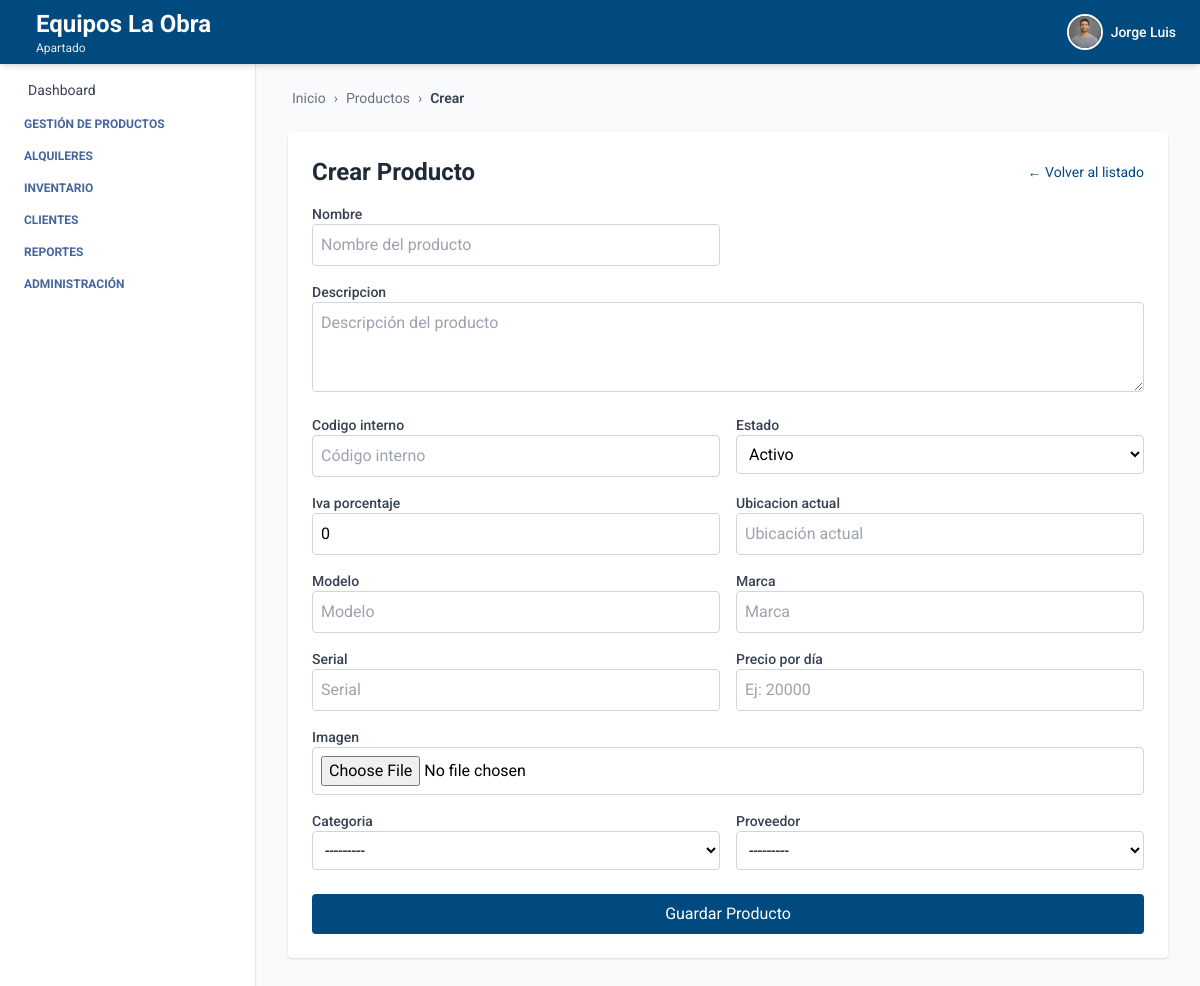
Page /productos/crear/ (signed in) on the committed database.
### autenticacion/models.py (models this page shows, shortened)
class Usuario(AbstractUser):
    telefono = models.CharField(max_length=20, blank=True, null=True)
    empresa = models.ForeignKey(Empresa, on_delete=models.SET_NULL, null=True, blank=True)
    sucursal = models.ForeignKey(Sucursal, on_delete=models.SET_NULL, null=True, blank=True)
    rol = models.ForeignKey(Rol, on_delete=models.SET_NULL, null=True, blank=True)
    ESTADOS = [
        ("activo", "Activo"),
        ("inactivo", "Inactivo"),
    ]
    estado = models.CharField(max_length=10, choices=ESTADOS, default="activo")
    foto_perfil = models.ImageField(upload_to='usuarios/img/', blank=True, null=True)
    groups = models.ManyToManyField(
        Group,
        related_name='usuarios',  # Evita conflicto con 'user_set'
        blank=True,
        help_text='The groups this user belongs to.',
        verbose_name='groups'
    )
    user_permissions = models.ManyToManyField(
        Permission,
        related_name='usuarios',  # Evita conflicto con 'user_set'
        blank=True,
        help_text='Specific permissions for this user.',
        verbose_name='user permissions'
    )

### empresa/models.py (models this page shows, shortened)
class Empresa(models.Model):
    ESTADOS = [
        ("activo", "Activo"),
        ("inactivo", "Inactivo"),
    ]
    nombre = models.CharField(max_length=100)
    nit = models.CharField(max_length=50, unique=True)
    ciudad = models.CharField(max_length=100, blank=True, null=True)
    direccion = models.CharField(max_length=255, blank=True, null=True)
    departamento = models.CharField(max_length=100, blank=True, null=True)
    telefono = models.CharField(max_length=20, blank=True, null=True)
    estado = models.CharField(max_length=20, choices=ESTADOS, default="activo")
    logo = models.ImageField(upload_to='empresas/img/', blank=True, null=True)

class Sucursal(models.Model):
    ESTADOS = [
        ("activo", "Activo"),
        ("inactivo", "Inactivo"),
    ]
    empresa = models.ForeignKey(Empresa, related_name='sucursales', on_delete=models.CASCADE)
    nombre = models.CharField(max_length=100)
    ciudad = models.CharField(max_length=100)
    direccion = models.CharField(max_length=255)
    departamento = models.CharField(max_length=100, blank=True, null=True)
    telefono = models.CharField(max_length=20, blank=True, null=True)
    estado = models.CharField(max_length=20, choices=ESTADOS, default="activo")

### producto/views_producto.py (the view, shortened to what this page needs)
# urls.py: path('crear/', ProductoCreateView.as_view(), name='crear_producto'),
class ProductoCreateView(LoginRequiredMixin, BreadcrumbMixin, CreateView):
    model = Producto
    form_class = ProductoForm
    template_name = 'producto_crear.html'
    success_url = reverse_lazy('producto_list')
    breadcrumb_items = [
        ("Productos", reverse_lazy("producto_list")),
        ("Crear", None)
    ]
    def get_form_kwargs(self):
        kwargs = super().get_form_kwargs()
        kwargs['user'] = self.request.user
        return kwargs

### core/views.py (called while the page is built)
    def get_context_data(self, **kwargs):
        context = super().get_context_data(**kwargs)
        context["home"] = self.home_url
        context["breadcrumb_items"] = self.breadcrumb_items
        return context

### producto/models.py (called while the page is built)
    def __str__(self):
        return self.nombre

    def __str__(self):
        return self.nombre

### producto/templates/producto_crear.html (shortened to what this page needs)
{% extends 'index.html' %}
{% block breadcrumb %}
  {% include 'breadcrumb.html' with home='/' breadcrumbs=breadcrumb_items %}
{% endblock %}
{% block content %}
<div class="max-w-4xl mx-auto mt-6 bg-white p-6 rounded shadow">
  <div class="flex justify-between items-center mb-4">
    <h2 class="text-2xl font-bold text-gray-800">{{ titulo|default:"Crear Producto" }}</h2>
    <a href="{% url 'producto_list' %}" class="text-sm text-[var(--primary-color)] hover:underline">← Volver al listado</a>
  </div>
  <form method="post" enctype="multipart/form-data" class="grid grid-cols-2 gap-4">
    {% for field in form.visible_fields %}
      <div class="{% if field.name == 'descripcion' or field.name == 'imagen' %}col-span-2{% endif %}">
        <label class="block text-sm font-medium text-gray-700">{{ field.label }}</label>
        {{ field }}
      </div>
    {% endfor %}
    <div class="col-span-2">
      <button type="submit" class="mt-2 w-full bg-[var(--primary-color)] text-white py-2 rounded hover:bg-blue-700 transition">
        {{ boton_texto|default:"Guardar Producto" }}
      </button>
    </div>
  </form>
</div>
{% endblock %}

### core/templates/header.html (shortened to what this page needs)
<header class="bg-[var(--primary-color)] shadow-md w-full h-16 flex items-center px-6 justify-between fixed top-0 left-0 z-10">
  <h1 class="text-white flex items-center gap-3 leading-tight">
    <div class="leading-tight">
  {% if request.user.is_authenticated %}
    {% if request.user.empresa %}
      <span class="text-xl sm:text-2xl font-bold block">
        {{ request.user.empresa.nombre }}
      </span>
    {% endif %}
    {% if request.user.sucursal %}
      <span class="text-xs text-gray-200 block">
        {{ request.user.sucursal.nombre }}
      </span>
    {% endif %}
  {% else %}
    <span class="text-xl text-gray-200 block">Gestión inteligente de Equipos</span>
  {% endif %}
</div>
  </h1>
  {% if request.user.is_authenticated %}
  <div x-data="{ open: false }" class="relative flex items-center space-x-3 cursor-pointer" @click.away="open = false">
    <button @click="open = !open" class="flex items-center space-x-2 focus:outline-none">
      {% if request.user.foto_perfil %}
        <img src="{{ request.user.foto_perfil.url }}" alt="Perfil" class="w-9 h-9 rounded-full object-cover border-2 border-white" />
      {% else %}
        <div class="w-9 h-9 rounded-full bg-white text-[var(--primary-color)] flex items-center justify-center font-bold text-sm">
          {{ request.user.first_name|first }}{{ request.user.last_name|first }}
        </div>
      {% endif %}
      <span class="text-white hidden sm:block text-sm font-medium">{{ request.user.first_name }}</span>
    </button>
  </div>
  {% endif %}
</header>

### core/templates/index.html (style rules this page uses)
:root { --primary-color: #004a80; --text-aside-color: rgb(69, 101, 156); }
body { font-family: 'Roboto', sans-serif; }

### rows in the picture
Usuario: user.empresa.nombre "Equipos La Obra", user.sucursal.nombre "Apartado", user.foto_perfil (picture), user.first_name "Jorge Luis"

### other values in the picture
{{ label }} "Productos"
{{ label }} "Crear"
{{ titulo|default:"Crear Producto" }} "Crear Producto"
{{ field.label }} "Nombre" "Descripcion" "Codigo interno" "Estado" "Iva porcentaje" "Ubicacion actual" "Modelo" "Marca" "Serial" "Precio por día" "Imagen" "Categoria" "Proveedor"
{{ boton_texto|default:"Guardar Producto" }} "Guardar Producto"
